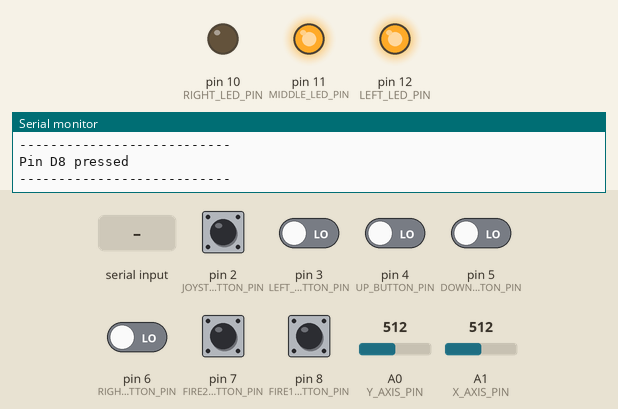
The sketch below on a simulated Arduino Nano, built with avr-gcc and run on an emulated ATmega328P. Shown: output pins drawn as LEDs (lit = HIGH), the last lines printed to the serial monitor. The inputs (shaded band) are chosen by the test bench; at power-on: pin 7 (FIRE2_BUTTON_PIN), pin 8 (FIRE1_BUTTON_PIN) HIGH, pin 2 (JOYSTICK_BUTTON_PIN), pin 3 (LEFT_BUTTON_PIN), pin 4 (UP_BUTTON_PIN), pin 5 (DOWN_BUTTON_PIN), pin 6 (RIGHT_BUTTON_PIN) LOW, A0 (Y_AXIS_PIN) = 512, A1 (X_AXIS_PIN) = 512.

Above: at 4.2 s.
4.3 s: pin 2 (JOYSTICK_BUTTON_PIN) pulled HIGH for 0.15 s
At 5.1 s:
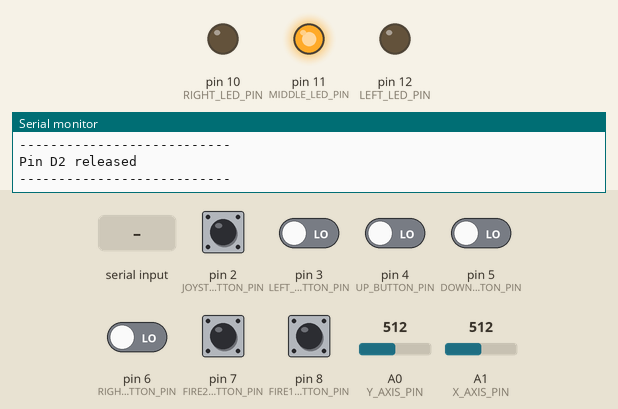
5.9 s: A0 (Y_AXIS_PIN) set to 523
At 6.4 s:
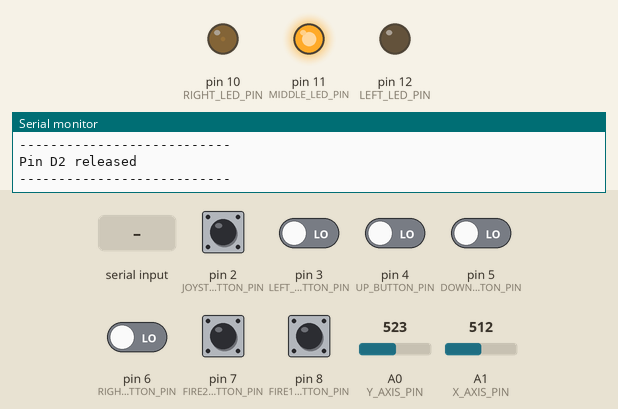
7.4 s: A1 (X_AXIS_PIN) set to 535
8.9 s: A1 (X_AXIS_PIN) set to 560
At 10.1 s:
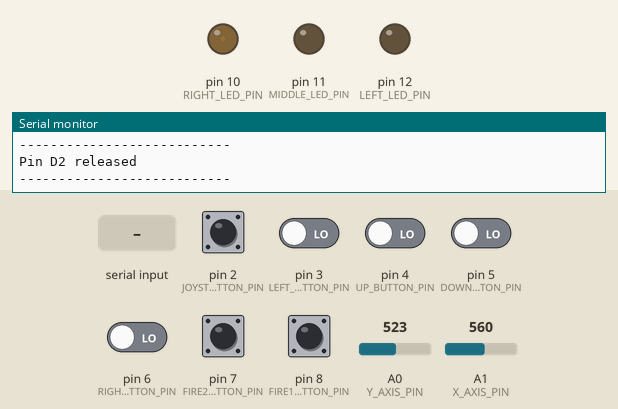
10.4 s: A0 (Y_AXIS_PIN) set to 716
At 11.6 s:
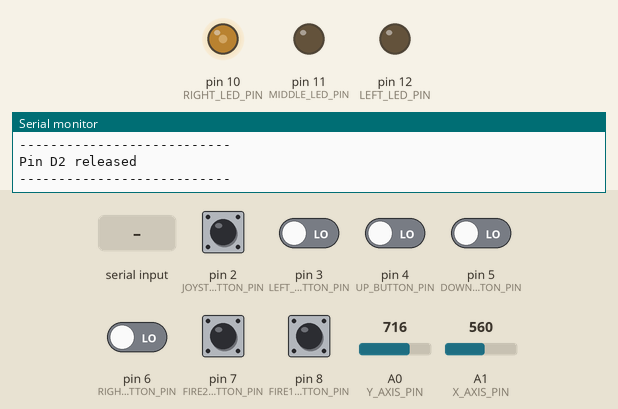
11.9 s: "2" received over Serial
At 12.9 s:
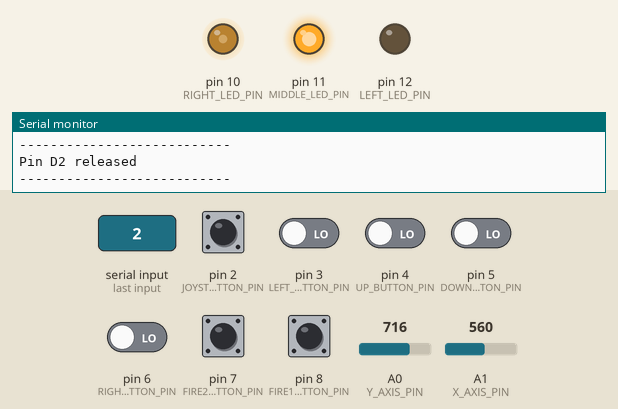
Timing chart, 0 to 14.4 s (numbered marks = the images above; inputs shaded):
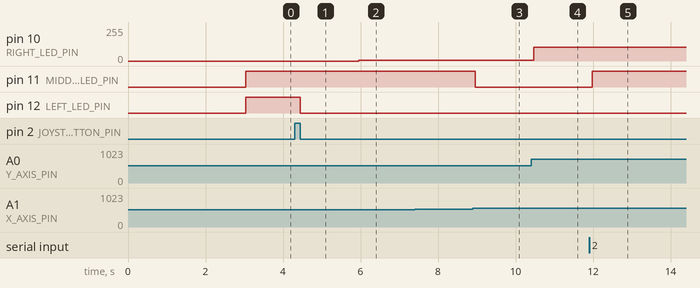

Measured:
- the behaviour switches between 543 and 544 on A1 (X_AXIS_PIN) (found by bisection; images 2 and 3)
- after the input at 4.3 s, pin 12 (LEFT_LED_PIN): HIGH → LOW after 0.15 s
- after the input at 5.9 s, pin 10 (RIGHT_LED_PIN): 0/255 → 5/255 after 0.05 s
- after the input at 7.4 s, every drawn part: stays the same
- after the input at 8.9 s, pin 11 (MIDDLE_LED_PIN): HIGH → LOW after 0.06 s
- after the input at 10.4 s, pin 10 (RIGHT_LED_PIN): 5/255 → 102/255 after 0.07 s
- after the input at 11.9 s, pin 11 (MIDDLE_LED_PIN): LOW → HIGH after 0.07 s

The sketch:

cmgt_controller_test_engineerlike.ino
```cpp
/*
  Test program Game Controller

  Upload this file to your Arduino

   normal mode: toggle led states with UP, RIGHT en LEFT buttons
                invert led states with FIRE1, FIRE2 and LEFT buttons
                joystick button to have LEFT/RIGHT led show the analog X/Y values

    user controlled mode if you send serial data, see the help function below
*/

void help() {
  Serial.println("---------------------------------------------------------------------------------------------------");
  Serial.println("|                                                                                                 |");
  Serial.println("|  0 + enter or send - autonomous mode, toggle between analog and digital with joystick button    |");
  Serial.println("|                                   left led controlled by    UP (toggle) and FIRE1 (invert)           |");
  Serial.println("|                                 middle led controlled by RIGHT (toggle) and FIRE2 (invert)      |");
  Serial.println("|                                  right led controlled by  DOWN (toggle) and  LEFT (invert)      |");
  Serial.println("|  1 + enter or send - LED1/D10  On/Off                                                           |");
  Serial.println("|  2 + enter or send - LED2/D11  On/Off                                                           |");
  Serial.println("|  3 + enter or send - LED3/D12  On/Off                                                           |");
  Serial.println("|  4 + enter or send - Display the X and Y values from the joystick - 4 + enter or send to stop   |");
  Serial.println("|                                                                                                 |");
  Serial.println("|  Pushbuttons on the game controller:                                                            |");
  Serial.println("|  D2 till D8        - Feedback in window, and D13 (led on Arduino Nano IOT 33) On/Off            |");
  Serial.println("|                                                                                                 |");
  Serial.println("|  h or H + enter or send    - Display the help                                                   |");
  Serial.println("|  v or V + enter or send    - more verbose output with separator lines                           |");
  Serial.println("|                                                                                                 |");
  Serial.println("---------------------------------------------------------------------------------------------------");
  Serial.println("");
  delay(1000);
}


// -------
// DEFINES
// -------
#define NR_OF_ARRAY_ELEMENTS( array ) ( sizeof( array ) / sizeof( typeof( *array ) ) )


// ---------
// CONSTANTS
// ---------

enum pinModes {
  UNUSED         = -1,
  DIGITAL_INPUT  =  0,
  ANALOG_INPUT   =  1,
  DIGITAL_OUTPUT =  2,
  ANALOG_OUTPUT  =  3,
  SERVO          =  4
};


const int JOYSTICK_BUTTON_PIN =  2;
const int     LEFT_BUTTON_PIN =  3;
const int       UP_BUTTON_PIN =  4;
const int     DOWN_BUTTON_PIN =  5;
const int    RIGHT_BUTTON_PIN =  6;
const int    FIRE2_BUTTON_PIN =  7;
const int    FIRE1_BUTTON_PIN =  8;
const int       RIGHT_LED_PIN = 10;
const int      MIDDLE_LED_PIN = 11;
const int        LEFT_LED_PIN = 12;
const int     ONBOARD_LED_PIN = 13;

const int          X_AXIS_PIN = A1;
const int          Y_AXIS_PIN = A0;


// VARIABLES
boolean verbose = true;

int PIN_MODES[] {
  UNUSED,          // pin 00, TX
  UNUSED,          // pin 01, RX
  DIGITAL_INPUT,   // pin 02, joystick button
  DIGITAL_INPUT,   // pin 03, left button
  DIGITAL_INPUT,   // pin 04, up button
  DIGITAL_INPUT,   // pin 05, down button
  DIGITAL_INPUT,   // pin 06, right button
  DIGITAL_INPUT,   // pin 07, fire 2 button
  DIGITAL_INPUT,   // pin 08, fire 1 button
  UNUSED,          // pin 09, servo, does not properly do PWM if one or more servo pins are used
   ANALOG_OUTPUT,  // pin 10, right led
   ANALOG_OUTPUT,  // pin 11, middle led
   ANALOG_OUTPUT,  // pin 12, left led
  DIGITAL_OUTPUT,  // pin 13, onboard led
   ANALOG_INPUT,   // pin 14, joystick y axis
   ANALOG_INPUT,   // pin 15, joystick x axis
};

const int MAX_PINS = NR_OF_ARRAY_ELEMENTS( PIN_MODES );

int new_pin_state[MAX_PINS];
int old_pin_state[MAX_PINS];
int calibration_values[MAX_PINS];


enum OperationMode {
  ANALOG, DIGITAL, USER_CONTROL, SEND_ANALOG, IDLE,
};
OperationMode operation_mode = DIGITAL;


void setup()
{
  delay( 3000 );     // to make reprogramming etc. easier

  set_all_pinmodes();
  calibrate_analog_inputs();

  Serial.begin( 9600 );
  Serial.println( "Start\n----" );
  Serial.println( A0 );
}


void loop()
{
    read_all_inputs();
    read_and_process_serial_data();
    process_operation_mode();
    write_all_outputs();
    delay( 100 );  // KISS: for now no debouncing necessary
}


void set_all_pinmodes()
{
  for ( int pin = 0 ; pin < MAX_PINS ; pin++ ) {
    if ( PIN_MODES[pin] != UNUSED ) {
      pinMode( pin , new_pin_state[pin] );
      old_pin_state[pin] = new_pin_state[pin] = 0;
    }
  }
}


void calibrate_analog_inputs()
{
  // Not the best calibration, good enough for now
  for ( int pin = 0 ; pin < MAX_PINS ; pin++ ) {
    if ( PIN_MODES[pin] == ANALOG_INPUT ) {
      calibration_values[pin] = analogRead( pin );
    }
  }
}


void read_all_inputs()
{
  for ( int pin = 0 ; pin < MAX_PINS ; pin++ ) {
    if ( PIN_MODES[pin] == DIGITAL_INPUT ) {
      old_pin_state[pin] = new_pin_state[pin];
      new_pin_state[pin] = digitalRead( pin );
      if ( old_pin_state[pin] != new_pin_state[pin] ) {
        print_digital_input_state( pin );
      }
    } else if ( PIN_MODES[pin] == ANALOG_INPUT ) {
      old_pin_state[pin] = new_pin_state[pin];
      new_pin_state[pin] = analogRead( pin );
    }
  }
}


void write_all_outputs()
{
  for ( int pin = 0 ; pin < MAX_PINS ; pin++ ) {
    if ( PIN_MODES[pin] == DIGITAL_OUTPUT ) {
      if ( old_pin_state[pin] != new_pin_state[pin] ) {
        digitalWrite( pin, new_pin_state[pin] );
        print_digital_output_state( pin );
        old_pin_state[pin] = new_pin_state[pin];
      }
    } else if ( PIN_MODES[pin] == ANALOG_OUTPUT ) {
      if ( old_pin_state[pin] != new_pin_state[pin] ) {
        analogWrite( pin, new_pin_state[pin] );
        old_pin_state[pin] = new_pin_state[pin];
      }
    }
  }
}


void read_and_process_serial_data()
{
  while ( Serial.available() > 0 ) {
    char input = Serial.read();
     switch( input ) {
      case 'h': case 'H': help();                            break;
      case 'v': case 'V': verbose = ! verbose;               break;
      case '0': set_operation_mode( DIGITAL ); reset_leds(); break;
      case '1':
      case '2':
      case '3': set_operation_mode( USER_CONTROL ); toggle_led( 12 + '1' - input ); break;
      case '4': set_operation_mode( SEND_ANALOG  ); break;
     }
  }
}


void process_operation_mode()
{
  switch( operation_mode ) {
    case ANALOG:       do_analog_mode();   break;
    case DIGITAL:      do_digital_mode();  break;
    case USER_CONTROL: do_user_control();  break;
    case SEND_ANALOG:  send_analog_data(); break;
    case IDLE:         idle();             break;
  }
}


// Weird error, should know the enum type so this ugly workaround is needed???
void set_operation_mode( int new_mode )
//void set_operation_mode( OperationMode new_mode )
{
  switch( new_mode ) {
    case SEND_ANALOG:   operation_mode = operation_mode == SEND_ANALOG ? USER_CONTROL : SEND_ANALOG; break;
    case IDLE:
    case ANALOG:
    case DIGITAL:
//    case USER_CONTROL:       operation_mode = new_mode;  break;
    case USER_CONTROL: operation_mode = (OperationMode) new_mode;  break;
  }
}


void do_analog_mode()
{
  toggle_operation_mode_if_necessary();

  new_pin_state[ ONBOARD_LED_PIN ] = HIGH;

  new_pin_state[  LEFT_LED_PIN ] = abs( calibration_values[ X_AXIS_PIN ] - new_pin_state[ X_AXIS_PIN ] ) / 2;
  new_pin_state[ RIGHT_LED_PIN ] = abs( calibration_values[ Y_AXIS_PIN ] - new_pin_state[ Y_AXIS_PIN ] ) / 2;
  if (  new_pin_state[  LEFT_LED_PIN ] < 16 && new_pin_state[ RIGHT_LED_PIN ] < 16 ) {
      new_pin_state[ MIDDLE_LED_PIN ] = 255;
  } else {
      new_pin_state[ MIDDLE_LED_PIN ] = 0;
  }
}


void do_digital_mode()
{
  toggle_operation_mode_if_necessary();

  new_pin_state[ ONBOARD_LED_PIN ] = LOW;
  old_pin_state[  LEFT_LED_PIN] = new_pin_state[  LEFT_LED_PIN];
  old_pin_state[MIDDLE_LED_PIN] = new_pin_state[MIDDLE_LED_PIN];
  old_pin_state[ RIGHT_LED_PIN] = new_pin_state[ RIGHT_LED_PIN];

  toggle_led_with_button(   LEFT_LED_PIN ,    UP_BUTTON_PIN, FIRE1_BUTTON_PIN );
  toggle_led_with_button( MIDDLE_LED_PIN , RIGHT_BUTTON_PIN, FIRE2_BUTTON_PIN );
  toggle_led_with_button(  RIGHT_LED_PIN ,  DOWN_BUTTON_PIN,  LEFT_BUTTON_PIN );


}


void do_user_control()
{
  // nothing extra, only command processing
}


void send_analog_data()
{
  for ( int pin = 0 ; pin < MAX_PINS ; pin++ ) {
    if ( PIN_MODES[pin] == ANALOG_INPUT ) {
       print_analog_input_state( pin );
    }
  }
  if ( verbose ) {
    Serial.println("---------------------------");
  }
}


void toggle_operation_mode_if_necessary()
{
   if ( ! old_pin_state[ JOYSTICK_BUTTON_PIN ] && new_pin_state[ JOYSTICK_BUTTON_PIN ] ) {
     if ( operation_mode == ANALOG ) {
       set_operation_mode( DIGITAL );
     } else {
       set_operation_mode( ANALOG );
     }
   }
   set_idle_mode_if_necessary();
}


// Warning: all leds are currently PWM so 255 is used
void toggle_led( int led_pin )
{
  new_pin_state[led_pin] = 255 - ( old_pin_state[led_pin] == 0 ? 0 : 255 );
}


void toggle_led_with_button( int led_pin, int button_pin, int invert_button_pin )
{
  if ( ! old_pin_state[ button_pin ] && new_pin_state[ button_pin ] ) {
    toggle_led( led_pin );
  }
  if ( new_pin_state[ invert_button_pin ] != old_pin_state[ invert_button_pin ] ) {
    toggle_led( led_pin );
  }
}


void reset_leds()
{
   new_pin_state[   LEFT_LED_PIN ] = new_pin_state[   LEFT_LED_PIN ] == 0 ? 0 : 255;
   new_pin_state[ MIDDLE_LED_PIN ] = new_pin_state[ MIDDLE_LED_PIN ] == 0 ? 0 : 255;
   new_pin_state[  RIGHT_LED_PIN ] = new_pin_state[  RIGHT_LED_PIN ] == 0 ? 0 : 255;
}


void print_digital_input_state( int pin )
{
  Serial.print  ( "Pin D" );
  Serial.print  ( pin         );
  Serial.println( new_pin_state[ pin ] == LOW ? " released" : " pressed" );
  if ( verbose ) {
    Serial.println( "---------------------------" );
  }
}


void print_digital_output_state( int pin )
{
  Serial.print  ( "Pin D" );
  Serial.print  ( pin         );
  Serial.println( new_pin_state[ pin ] == LOW ? " off" : " on" );
  if ( verbose ) {
    Serial.println( "---------------------------" );
  }
}


void print_analog_input_state( int pin )
{
  Serial.print  ( "Analog A" );
  Serial.print  ( pin - 14 );
  Serial.print  ( " " );
  Serial.println( new_pin_state[ pin ] );
  // No separator, done at the end of all analog values
}


void set_idle_mode_if_necessary()
{
   if (    new_pin_state[ JOYSTICK_BUTTON_PIN ] && new_pin_state[ UP_BUTTON_PIN    ]
        && new_pin_state[ DOWN_BUTTON_PIN     ] && new_pin_state[ RIGHT_BUTTON_PIN ]
        && new_pin_state[ LEFT_BUTTON_PIN     ]                                      ) {
     set_operation_mode( IDLE );
   }
}

int pattern[][3] {
  { 255,   0,   0 },
  {   0, 255,   0 },
  {   0,   0, 255 },
  {   0,   0, 255 },
  {   0, 255,   0 },
  { 255,   0,   0 },
};

int idx = -1;

void idle() {
  if ( ! old_pin_state[ FIRE1_BUTTON_PIN ] && new_pin_state[ FIRE1_BUTTON_PIN ] ) {
    set_operation_mode( DIGITAL );
  }
  idx = ( idx + 1 ) % NR_OF_ARRAY_ELEMENTS( pattern );
  new_pin_state[   LEFT_LED_PIN ] = pattern[ idx ][ 0 ];
  new_pin_state[ MIDDLE_LED_PIN ] = pattern[ idx ][ 1 ];
  new_pin_state[  RIGHT_LED_PIN ] = pattern[ idx ][ 2 ];
}
```
